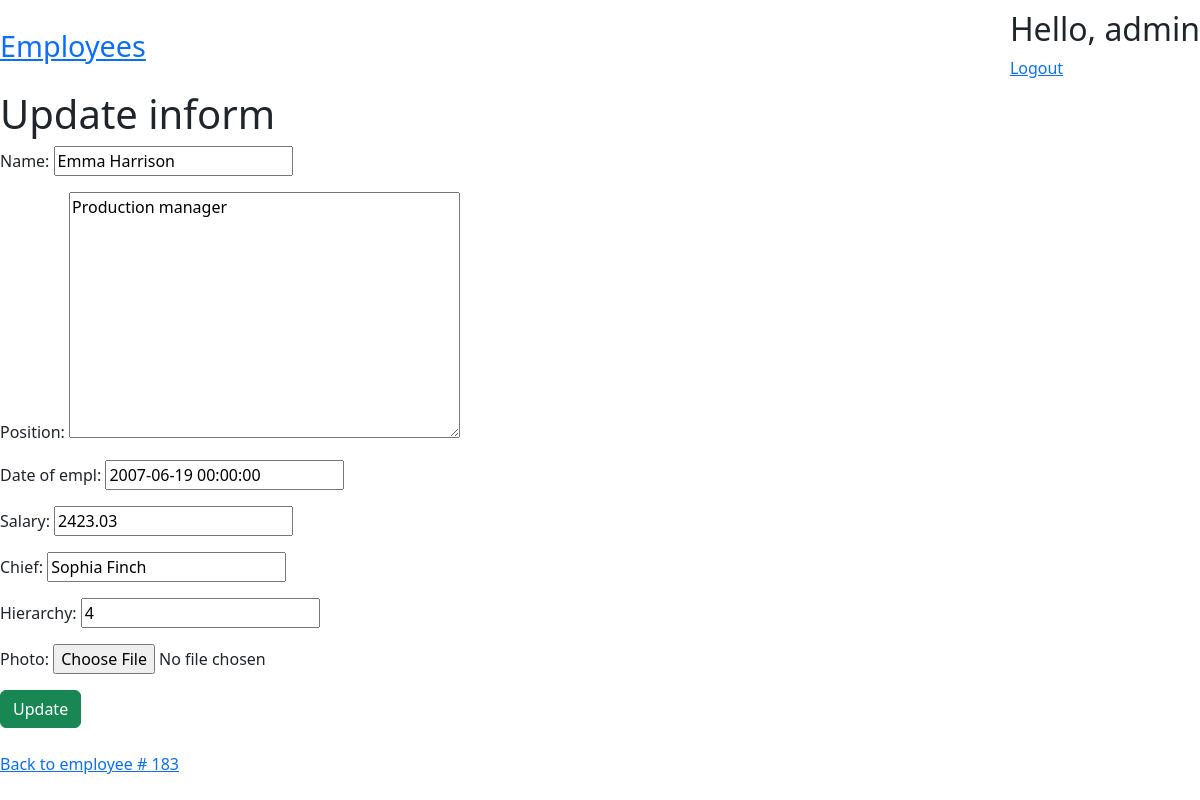
Screenshot of /GazBrom/employees/183/update/ (signed in) with the database file from the repository.
### employeesapp/models.py (models this page shows, shortened)
class Employee(models.Model):
    class Meta: #конфигурационный класс
        ordering = ["name"] #сортировка по полю по алфавиту
    name = models.CharField(max_length=150)
    position = models.TextField(null=False, blank=True)
    date_of_empl = models.DateTimeField(null=False, blank=True)
    salary = models.DecimalField(default=0, max_digits=8, decimal_places=2)
    chief = models.CharField(max_length=150)
    hierarchy = models.IntegerField(default=6, null=False)
    photo = models.ImageField(upload_to='images/', null=True, blank=True)

### employeesapp/views.py (the view, shortened to what this page needs)
# urls.py: path('employees/<int:pk>/update/', EmployeeUpdateView.as_view(), name='employee_update'),
class EmployeeUpdateView(LoginRequiredMixin, UpdateView):
    model = Employee
    fields = "name", "position", "date_of_empl", "salary", "chief", "hierarchy", "photo"
    template_name_suffix = "_update"

### employeesapp/templates/employeesapp/employee_update.html (shortened to what this page needs)
{% extends "employeesapp/base.html" %}
{% block body %}
    <div class="fixed-container">
        <h1>Update inform</h1>
        <div>
            <form method="post" enctype="multipart/form-data">
                {{ form.as_p }}
                <button type="submit" class="btn btn-success">Update</button>
            </form>
        </div>
        <div>
            <br>
            <a href={% url 'employeesapp:employee_details' pk=object.pk %}>Back to employee # {{ object.pk }}</a>
        </div>
    </div>
{% endblock %}

### employeesapp/templates/employeesapp/base.html (shortened to what this page needs)
<!DOCTYPE html>
<html lang="en">
<head>
    <link href="https://cdn.jsdelivr.net/npm/bootstrap@5.3.3/dist/css/bootstrap.min.css" rel="stylesheet"
>
</head>
<body>
<div class="fixed-container">
<div class="nav">
<section>
    <div class="home">
        <a href={% url 'employeesapp:employees_list' %}>Employees</a><br>
    </div>
</section>
<section>
    {% if user.is_authenticated %}
        <h2>Hello, {{ user.username }}</h2>
        <div>
            <a href={% url 'myauth:logout' %}>Logout</a><br>
        </div>
    {% else %}
        <h2>User is anonymous</h2>
        <div>
            <a href={% url 'myauth:register' %}>Register</a><br>
            <a href={% url 'myauth:login' %}>Log in to your account</a><br>
        </div>
    {% endif %}
</section>
</div>
</div>
{% block body %}{% endblock %}
</body>
</html>

### employeesapp/templates/employeesapp/base.html (style rules this page uses)
.fixed-container { max-width: 1200px; margin-left: auto; margin-right: auto; }
.home { padding-right: 300px; font-size: 180%; }
.nav { margin: 10px 0; display: flex; justify-content: space-between; align-items: center; }

### rows the page displays
Employee: name "Emma Harrison", position "Production manager", date_of_empl "2007-06-19 00:00:00", salary "2423.03", chief "Sophia Finch", hierarchy "4", pk "183"

### other values shown
{{ user.username }} "admin"
